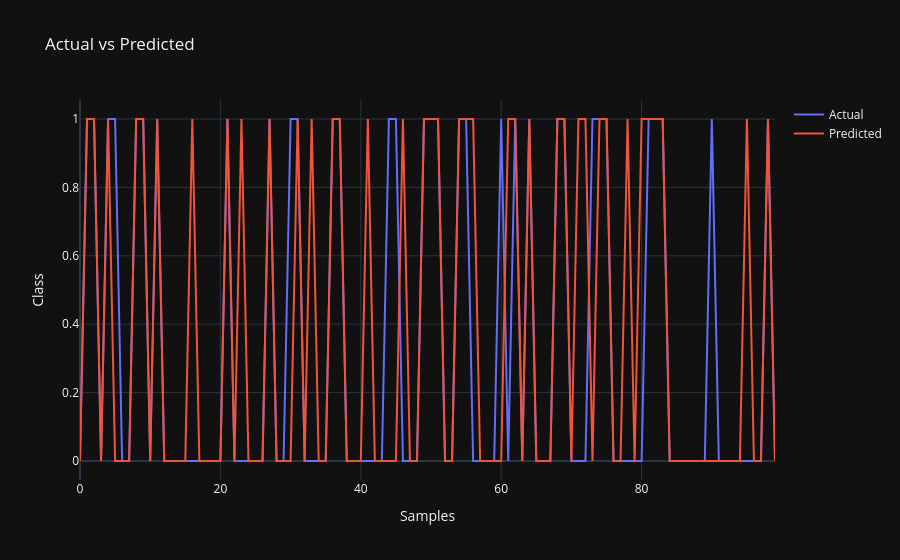

The notebook cell saved with this chart:
### Markdown cell above
## Actual vs Predicted Visualization

### Code cell
import plotly.graph_objects as go

fig = go.Figure()

fig.add_trace(go.Scatter(
    y=y_test[:100],
    mode='lines',
    name='Actual'
))

fig.add_trace(go.Scatter(
    y=y_pred_knn[:100],
    mode='lines',
    name='Predicted'
))

fig.update_layout(
    title='Actual vs Predicted',
    xaxis_title='Samples',
    yaxis_title='Class',
    template='plotly_dark'
)

fig.show()

### Figure 1 — Plotly figure (JSON) as saved in the notebook; plotly's stock layout.template omitted (floating-point values rounded to 4 significant figures)
{"data": [{"mode": "lines", "name": "Actual", "type": "scatter", "y": [0, 1, 1, 0, 1, 1, 0, 0, 1, 1, 0, 1, 0, 0, 0, 0, 0, 0, 0, 0, 0, 1, 0, 0, 0, 0, 0, 1, 0, 0, 1, 1, 0, 0, 0, 0, 1, 1, 0, 0, 0, 0, 0, 0, 1, 1, 0, 0, 0, 1, 1, 1, 0, 0, 1, 1, 0, 0, 0, 0, 1, 0, 1, 0, 1, 0, 0, 0, 1, 1, 0, 0, 0, 1, 1, 1, 0, 0, 0, 0, 0, 1, 1, 1, 0, 0, 0, 0, 0, 0, 1, 0, 0, 0, 0, 0, 0, 0, 1, 0]}, {"mode": "lines", "name": "Predicted", "type": "scatter", "y": [0, 1, 1, 0, 1, 0, 0, 0, 1, 1, 0, 1, 0, 0, 0, 0, 1, 0, 0, 0, 0, 1, 0, 1, 0, 0, 0, 1, 0, 0, 0, 1, 0, 1, 0, 0, 1, 1, 0, 0, 0, 1, 0, 0, 0, 0, 1, 0, 0, 1, 1, 1, 0, 0, 1, 1, 1, 0, 0, 0, 0, 1, 1, 0, 1, 0, 0, 0, 1, 1, 0, 1, 1, 0, 1, 1, 0, 0, 1, 0, 1, 1, 1, 1, 0, 0, 0, 0, 0, 0, 0, 0, 0, 0, 0, 1, 0, 0, 1, 0]}], "layout": {"title": {"text": "Actual vs Predicted"}, "xaxis": {"title": {"text": "Samples"}}, "yaxis": {"title": {"text": "Class"}}}}
